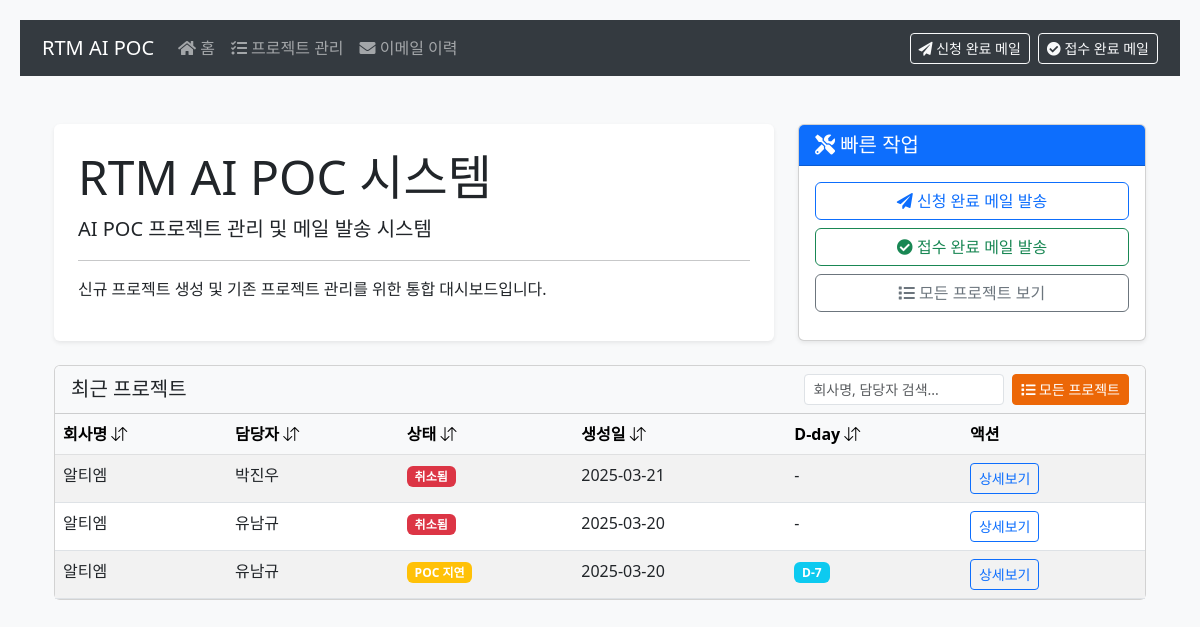
The app's page /main with its own data.
### app/models.py (models this page shows, shortened)
class Project(db.Model):
    id = db.Column(db.String(20), primary_key=True)
    name = db.Column(db.String(100), nullable=False)
    company = db.Column(db.String(100), nullable=False)
    email = db.Column(db.String(120), nullable=False)
    phone = db.Column(db.String(20), nullable=False)
    project_type = db.Column(db.String(50), nullable=False)
    purpose = db.Column(db.Text, nullable=True)
    project_url = db.Column(db.String(200))
    status = db.Column(db.Enum(ProjectStatus), nullable=False, default=ProjectStatus.APPLICATION_COMPLETE)
    created_at = db.Column(db.DateTime, nullable=False, default=utcnow_to_korea)
    expected_report_date = db.Column(db.DateTime)
    cancel_reason = db.Column(db.Text)
    report_file = db.Column(db.String(200))  # 리포트 파일 경로

### app/routes.py (the view)
@bp.route('/main')
def main():
    projects = Project.query.order_by(Project.created_at.desc()).limit(10).all()
    today = datetime.now().date()
    return render_template('main.html', projects=projects, today=today)

### app/templates/main.html (shortened to what this page needs)
{% extends "base.html" %}
{% block content %}
<div class="container mt-5">
    <div class="row mb-4">
        <div class="col-lg-8">
            <div class="jumbotron bg-white shadow-sm p-4 rounded">
                <h1 class="display-5">RTM AI POC 시스템</h1>
                <p class="lead">AI POC 프로젝트 관리 및 메일 발송 시스템</p>
                <hr class="my-3">
                <p>신규 프로젝트 생성 및 기존 프로젝트 관리를 위한 통합 대시보드입니다.</p>
            </div>
        </div>
        <div class="col-lg-4">
            <div class="card h-100 shadow-sm">
                <div class="card-header bg-primary text-white">
                    <h5 class="card-title mb-0">
                        <i class="fas fa-tools"></i> 빠른 작업
                    </h5>
                </div>
                <div class="card-body">
                    <div class="d-grid gap-2">
                        <a href="{{ url_for('main.application_complete') }}" class="btn btn-outline-primary">
                            <i class="fas fa-paper-plane"></i> 신청 완료 메일 발송
                        </a>
                        <a href="{{ url_for('main.submission_complete') }}" class="btn btn-outline-success">
                            <i class="fas fa-check-circle"></i> 접수 완료 메일 발송
                        </a>
                        <a href="{{ url_for('main.projects') }}" class="btn btn-outline-secondary">
                            <i class="fas fa-list"></i> 모든 프로젝트 보기
                        </a>
                    </div>
                </div>
            </div>
        </div>
    </div>
    <div class="card mb-4">
        <div class="card-header d-flex justify-content-between align-items-center bg-light">
            <h5 class="mb-0">최근 프로젝트</h5>
            <div class="d-flex">
                <input type="text" id="mainSearchInput" class="form-control form-control-sm me-2" placeholder="회사명, 담당자 검색...">
                <a href="{{ url_for('main.projects') }}" class="btn btn-sm btn-primary">
                    <i class="fas fa-list"></i> 모든 프로젝트
                </a>
            </div>
        </div>
        <div class="card-body p-0">
            {% if projects %}
            <div class="table-responsive">
                <table class="table table-hover table-striped mb-0" id="mainProjectsTable">
                    <thead class="table-light">
                        <tr>
                            <th onclick="sortMainTable(0)">회사명 <i class="bi bi-arrow-down-up"></i></th>
                            <th onclick="sortMainTable(1)">담당자 <i class="bi bi-arrow-down-up"></i></th>
                            <th onclick="sortMainTable(2)">상태 <i class="bi bi-arrow-down-up"></i></th>
                            <th onclick="sortMainTable(3)">생성일 <i class="bi bi-arrow-down-up"></i></th>
                            <th onclick="sortMainTable(4)">D-day <i class="bi bi-arrow-down-up"></i></th>
                            <th>액션</th>
                        </tr>
                    </thead>
                    <tbody>
                        {% for project in projects %}
                        <tr>
                            <td>{{ project.company }}</td>
                            <td>{{ project.name }}</td>
                            <td>
                                <span class="badge {% if project.status.value == 'application_complete' %}bg-primary
                                    {% elif project.status.value == 'reception_complete' %}bg-info
                                    {% elif project.status.value == 'poc_in_progress' %}bg-warning text-dark
                                    {% elif project.status.value == 'delayed' %}bg-warning
                                    {% elif project.status.value == 'poc_complete' %}bg-success
                                    {% elif project.status.value == 'cancelled' %}bg-danger
                                    {% endif %}">
                                    {% if project.status.value == 'application_complete' %}
                                        신청 완료
                                    {% elif project.status.value == 'reception_complete' %}
                                        접수 완료
                                    {% elif project.status.value == 'poc_in_progress' %}
                                        POC 진행중
                                    {% elif project.status.value == 'delayed' %}
                                        POC 지연
                                    {% elif project.status.value == 'poc_complete' %}
                                        POC 완료
                                    {% elif project.status.value == 'cancelled' %}
                                        취소됨
                                    {% endif %}
                                </span>
                            </td>
                            <td>{{ project.created_at.strftime('%Y-%m-%d') }}</td>
                            <td>
                                {% if project.expected_report_date and project.status.value not in ['cancelled', 'poc_complete'] %}
                                    {% set days_left = (project.expected_report_date.date() - today).days %}
                                    <span class="badge {% if days_left < 0 %}bg-danger
                                        {% elif days_left <= 3 %}bg-warning text-dark
                                        {% elif days_left <= 7 %}bg-info
                                        {% else %}bg-success{% endif %}">
                                        {% if days_left < 0 %}
                                            D+{{ days_left|abs }}
                                        {% elif days_left == 0 %}
                                            D-day
                                        {% else %}
                                            D-{{ days_left }}
                                        {% endif %}
                                    </span>
                                {% else %}
                                    -
                                {% endif %}
                            </td>
                            <td>
                                <a href="{{ url_for('main.project_detail', project_id=project.id) }}" class="btn btn-sm btn-outline-primary">상세보기</a>
                            </td>
                        </tr>
                        {% endfor %}
                    </tbody>
                </table>
            </div>
            {% else %}
            <div class="text-center p-4">
                <p class="text-muted mb-0">등록된 프로젝트가 없습니다.</p>
            </div>
            {% endif %}
        </div>
    </div>
</div>
{% endblock %}

### app/templates/base.html (style rules this page uses)
body { background-color: #f8f9fa; padding: 20px; }
.btn-primary { background-color: #ec6707; border-color: #ec6707; }

### app/templates/main.html (style rules this page uses)
.table th { white-space: nowrap; cursor: pointer; }
#mainSearchInput { width: 200px; }

### records on screen
Project: company "알티엠", name "박진우", status "취소됨", created_at "2025-03-21"
Project: company "알티엠", name "유남규", status "취소됨", created_at "2025-03-20"
Project: company "알티엠", name "유남규", status "POC 지연", created_at "2025-03-20"
